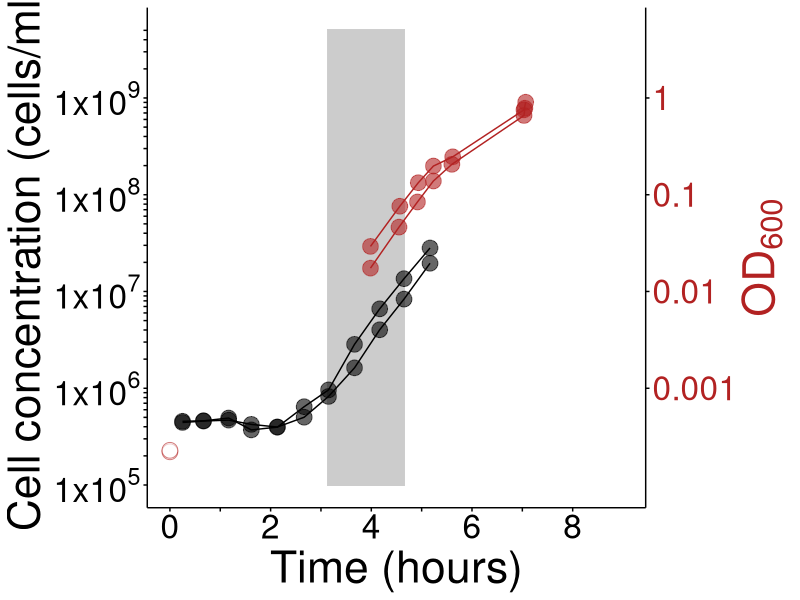

R code for this plot:
#
require(ggplot2)
#
#Load data
#set the path in the line below to wherever you store the data locally
data_fig1g <- read.csv("Fig1g_withMetadata.csv", header = T)
data_fig1g
#
#split data into secondary datasets (only OD and only cell conc) for use in geom_line to connect consecutive datapoints with a line
data_fig1g_onlyOD <- data_fig1g[1:20,]
data_fig1g_onlycellconc <- data_fig1g[21:42,]
#
#
#Plots
#
#line 
expected_OD <- data.frame(exp_y = c(2.2046*1E5, 2.2830*1E5), exp_x = c(0,0)) 
#
Fig1g <- ggplot(data = data_fig1g, aes(x = Time_hrs))  +geom_rect(aes(xmin = 189/60, xmax = 279/60, ymin = 1E5, ymax = 5E9), colour = "gray80", fill = "gray80") +geom_point(aes(y = cellconc), fill = "black", size = 5, alpha = 0.6, shape = 21) +geom_point(aes(y = OD600*1E9), shape = 21, size = 5, alpha = 0.6, colour = "firebrick", fill = "firebrick") +geom_point(data = expected_OD, aes(y = exp_y, x = exp_x), colour = "firebrick", fill = "white", size = 5, alpha = 0.6, shape = 21) +geom_line(data = data_fig1g_onlycellconc, aes(y = cellconc, group = as.factor(rep)), linetype = "solid") +geom_line(data = data_fig1g_onlyOD, aes(y = OD600*1E9, group = as.factor(rep)), linetype = "solid", colour = "firebrick") +scale_x_continuous(limits = c(0, 9), breaks = seq(0, 8, 1), labels = c(0,"", 2,"", 4,"", 6, "", 8)) +scale_y_continuous(limits = c(1E5, 5E9), breaks = c(1E5, 2E5, 3E5, 4E5, 5E5, 6E5, 7E5, 8E5, 9E5, 1E6, 2E6, 3E6, 4E6, 5E6, 6E6, 7E6, 8E6, 9E6, 1E7, 2E7, 3E7, 4E7, 5E7, 6E7, 7E7, 8E7, 9E7, 1E8, 2E8, 3E8, 4E8, 5E8, 6E8, 7E8, 8E8, 9E8, 1E9, 2E9, 3E9, 4E9, 5E9), labels = c(expression("1x10"^5), "", "", "", "", "", "", "", "", expression("1x10"^6),"", "", "", "", "", "", "", "", expression("1x10"^7), "", "", "", "", "", "", "", "", expression("1x10"^8),"", "", "", "", "", "", "", "", expression("1x10"^9), "", "", "", ""), trans = "log", name = "Cell concentration (cells/ml)", sec.axis = sec_axis(trans = ~.*1, breaks = c(1E6, 1E7, 1E8, 1E9), labels = c(0.001, 0.01, 0.1, 1),name = expression("OD"[600]))) + xlab('Time (hours)') + theme(legend.position = "none", strip.background = element_blank(), strip.text = element_blank(), panel.background = element_blank(), axis.line.x = element_line(colour = "black"), axis.line.y = element_line(colour = "black"), axis.ticks = element_line(colour = "black"), panel.grid.minor = element_blank(), panel.grid.major = element_blank(), axis.text.y = element_text(colour = "black", size = 24), axis.text.y.right = element_text(colour = "firebrick", size = 24), axis.text.x = element_text(colour = "black", size = 24), axis.title.y = element_text(size = 32, angle = 90), axis.title.y.right = element_text(size = 32, angle = 90, colour = "firebrick"), axis.title.x = element_text(size = 32))
Fig1g